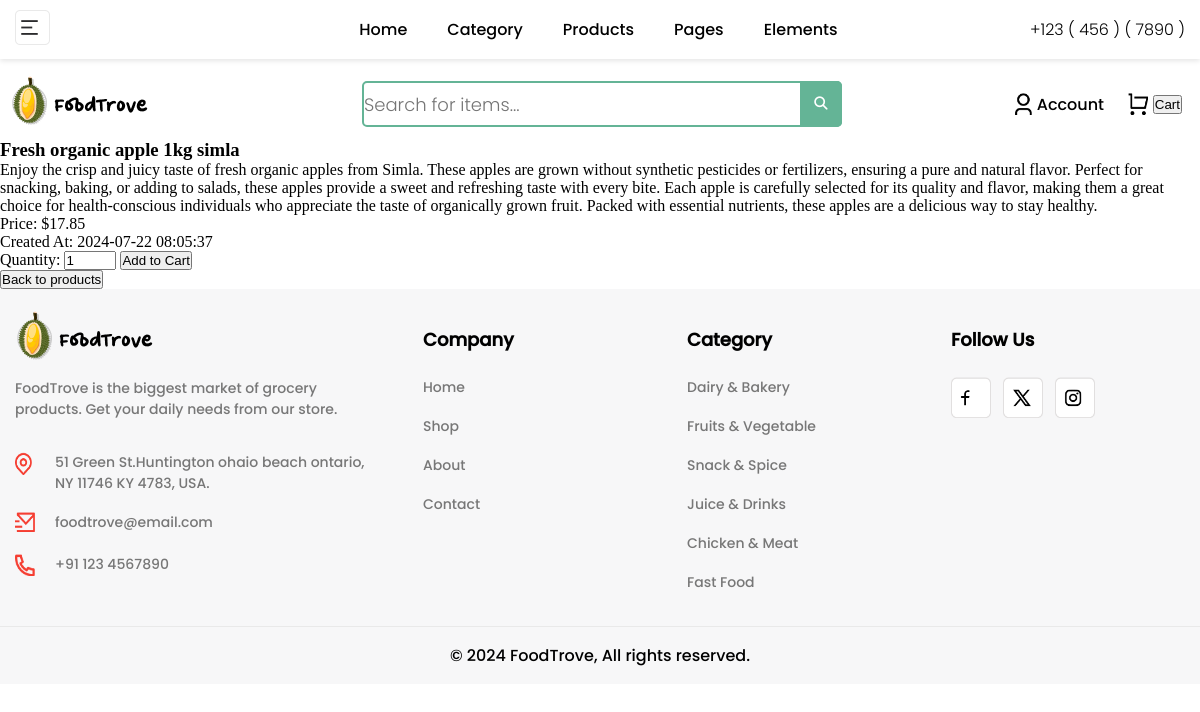
Before: /products/product_view.php?id=2 with the older database file.
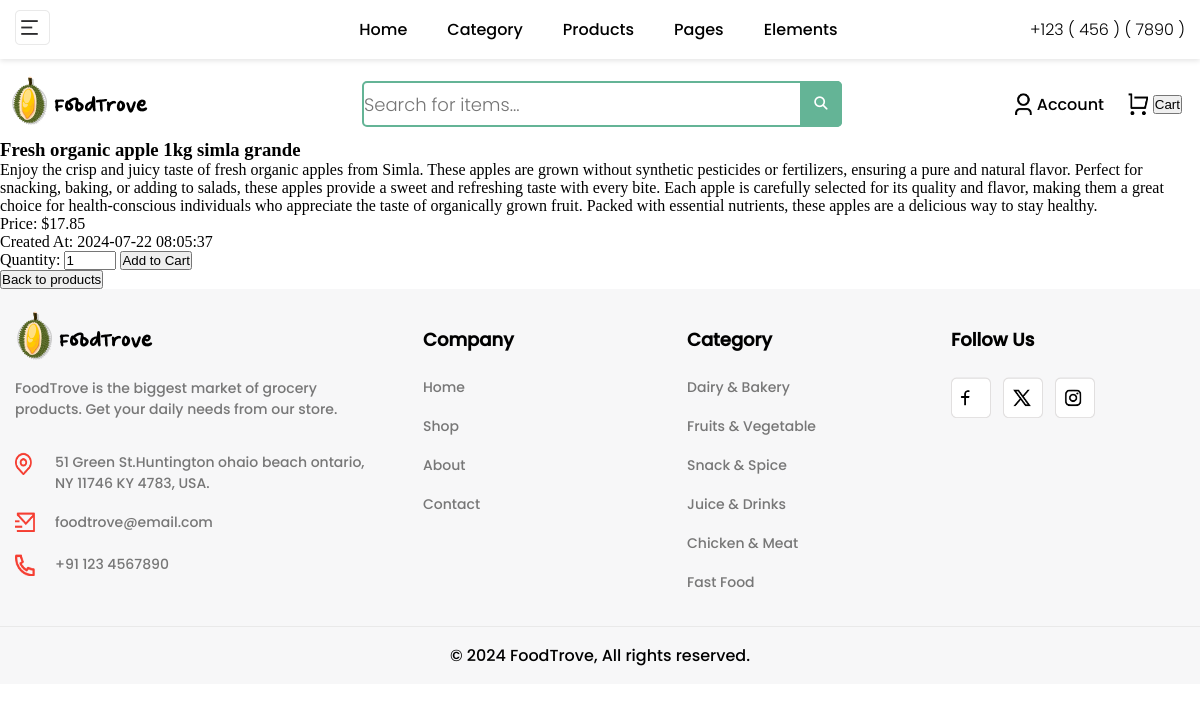
After: the same page with the newer database file.
### tables this page shows
CREATE TABLE products (
    id INT AUTO_INCREMENT PRIMARY KEY,
    name VARCHAR(100) NOT NULL,
    description TEXT NOT NULL,
    img_link VARCHAR(255) DEFAULT NULL,
    price DECIMAL(10, 2) NOT NULL,
    created_at TIMESTAMP DEFAULT CURRENT_TIMESTAMP
);

### products/product_view.php (the view, shortened to what this page needs)
<?php
include __DIR__ . '/../includes/header.php';
include __DIR__ . '/../includes/db.php';
$productId = $_GET['id'];
$sql = "SELECT * FROM products WHERE id = ?";
$stmt = $pdo->prepare($sql);
$stmt->execute([$productId]);
$product = $stmt->fetch();
if ($product):
?>
<link rel="stylesheet" href="/assets/css/cart_popup.css">
<div class="cart">
    <div class="cart-item">
        <h3><?php echo $product['name']; ?></h3>
        <p><?php echo $product['description']; ?></p>
        <p>Price: $<?php echo $product['price']; ?></p>
        <p>Created At: <?php echo $product['created_at']; ?></p>
        <form action="/cart/add.php" method="POST">
            <label for="quantity">Quantity:</label>
            <input type="number" id="quantity" name="quantity" min="1" max="20" value="1">
            <button type="submit">Add to Cart</button>
        </form>
    </div>
</div>
<button onclick="history.back()">Back to products</button>
<?php
else:
    echo "Product not found.";
endif;
include __DIR__ . '/../includes/footer.php';
?>

Changed rows visible on the page:
changed products: name "Fresh organic apple 1kg simla" → "Fresh organic apple 1kg simla grande"
